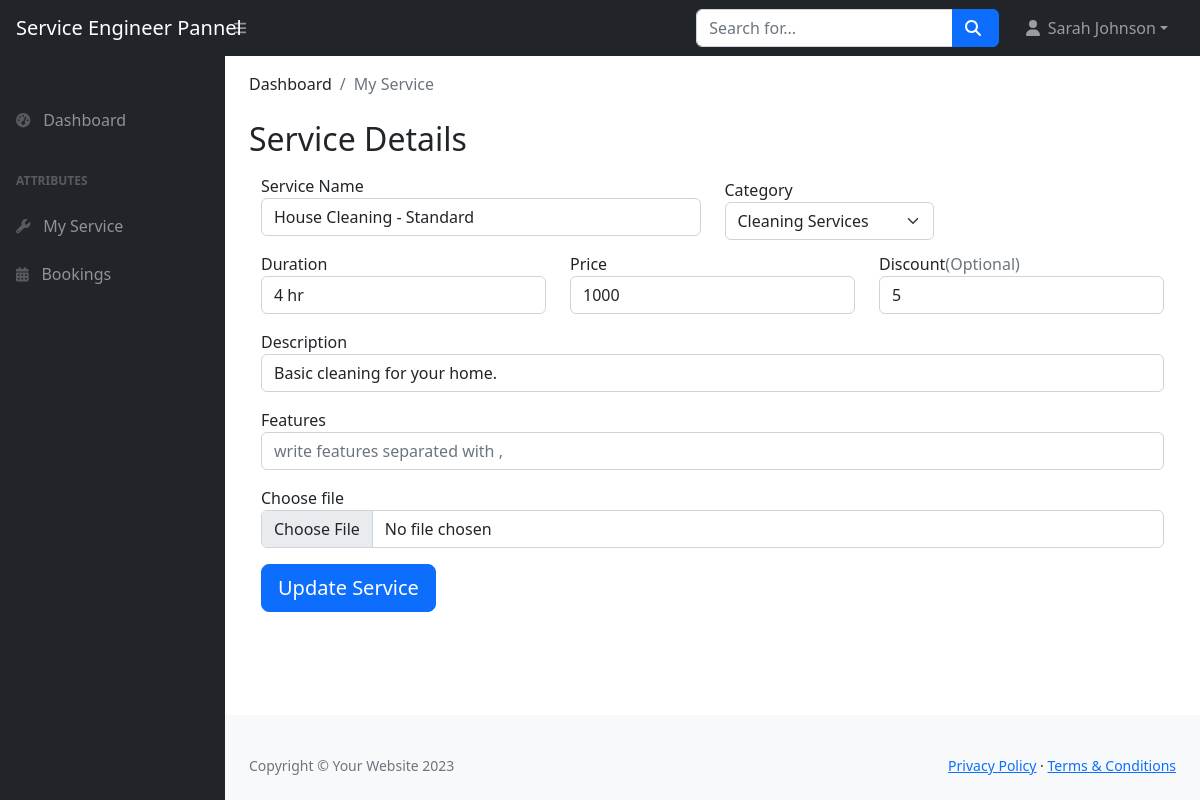
The page /service_engineer/modify.php (signed in) on the database as committed earlier.
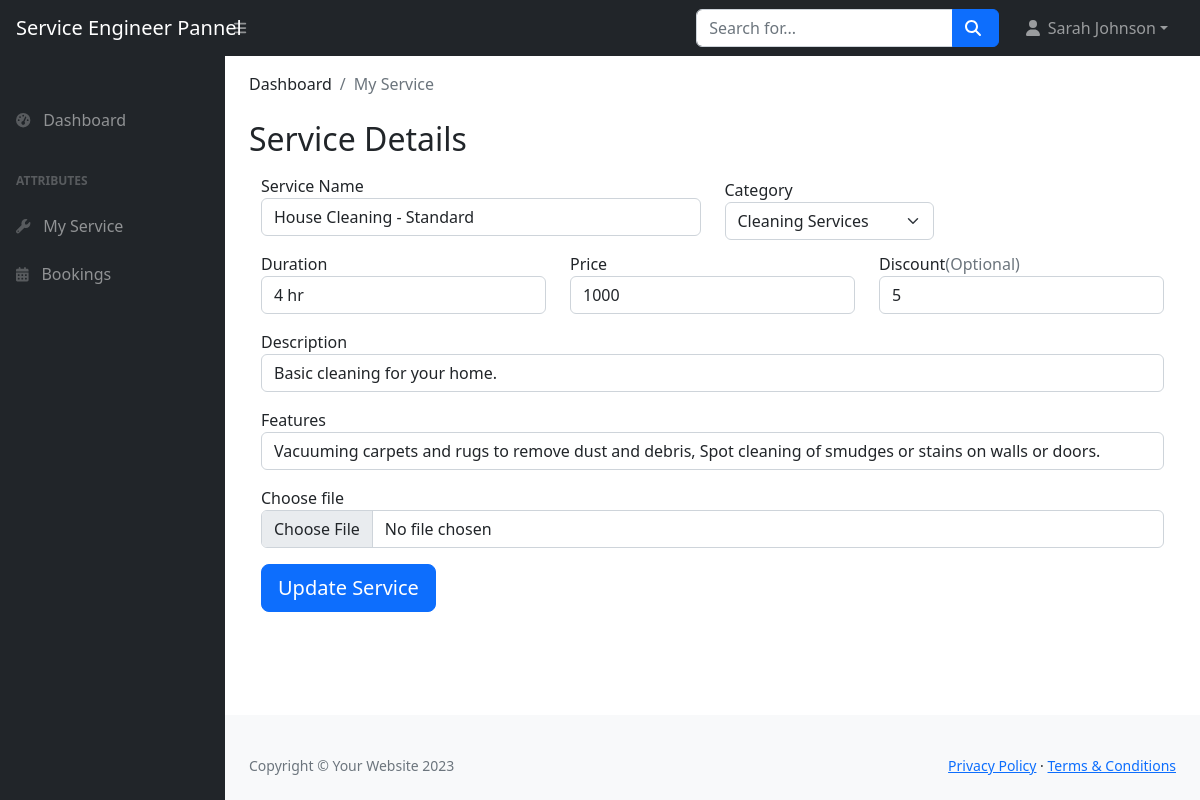
The same page on the database as committed later.
### tables this page shows
CREATE TABLE `services` (
  `sid` int(11) NOT NULL,
  `sname` varchar(255) NOT NULL,
  `srating` int(11) NOT NULL,
  `sprice` int(11) NOT NULL,
  `sduration` varchar(10) NOT NULL,
  `sdes` varchar(255) NOT NULL,
  `sfeatures` varchar(255) NOT NULL,
  `scategory` int(11) NOT NULL,
  `simage` varchar(255) NOT NULL,
  `sattraction` varchar(255) DEFAULT NULL,
  `sdiscount` int(11) DEFAULT NULL,
  `screate` timestamp NOT NULL DEFAULT current_timestamp(),
  `created_by` int(11) DEFAULT NULL,
  `updated_by` int(11) DEFAULT NULL
);

CREATE TABLE `category` (
  `cid` int(11) NOT NULL,
  `cname` varchar(255) DEFAULT NULL
);

### service_engineer/modify.php (the view, shortened to what this page needs)
<?php require("./components/header.php");
$seID = isset($_SESSION['se_info']['pid']) ? $_SESSION['se_info']['pid'] : 0;
$is_service_created = false;
$rec = ['sname' => '', 'scategory' => '', 'sduration' => '', 'sprice' => '', 'sdiscount' => '', 'sdes' => '', 'sfeatures' => ''];
if ($seID) {
    $src = "SELECT * FROM services WHERE created_by=$seID";
    $rs = mysqli_query($conn, $src);
    if (mysqli_num_rows($rs) > 0) {
        $rec = mysqli_fetch_assoc($rs);
        $is_service_created = true;
    }
}
?>
<main>
    <div class="container-fluid px-4">
        <ol class="breadcrumb mb-4">
            <li class="breadcrumb-item">Dashboard</li>
            <li class="breadcrumb-item active">My Service</li>
        </ol>
        <h2 class="mt-4">Service Details</h2>
        <div class="order-md-1 container">
            <form class="needs-validation" method="post" enctype="multipart/form-data">
                <div class="row">
                    <div class="col-md-6 mb-3">
                        <label for="firstName">Service Name </label>
                        <input type="text" class="form-control" id="firstName" placeholder="" name="sname" value="<?php echo $rec['sname'] ?>" required="">
                    </div>
                    <div class="col-auto my-1">
                        <label class="mr-sm-2" for="inlineFormCustomSelect">Category</label>
                        <select class="form-select" id="scategory" name="scategory">
                            <?php
                            if (isset($rec['scategory']) && !$rec['scategory'] == '') {
                                $cid = $rec['scategory'];
                                $sql2 = "SELECT * FROM category where cid = $cid";
                                $result2 = $conn->query($sql2);
                                $row2 = $result2->fetch_assoc();
                                echo "<option selected value='" . $row2['cid'] . "'>" . $row2['cname'] . "</option>";
                            }
                            ?>
                        </select>
                    </div>
                </div>
                <div class="row">
                    <div class="col-md-4 mb-3">
                        <label for="lastName">Duration</label>
                        <input type="text" class="form-control" id="lastName" placeholder="hrs" name="sduration" value="<?php echo $rec['sduration'] ?>" required="">
                    </div>
                    <div class="col-md-4 mb-3">
                        <label for="address">Price</label>
                        <input type="number" class="form-control" id="address" placeholder="price" required="" name="sprice" value="<?php echo $rec['sprice'] ?>">
                    </div>
                    <div class="col-md-4 mb-3">
                        <label for="address2">Discount<span class="text-muted">(Optional)</span></label>
                        <input type="number" class="form-control" id="address2" placeholder="" name="sdiscount" value="<?php echo $rec['sdiscount'] ?>">
                    </div>
                </div>
                <div class="mb-3">
                    <label for="description">Description</label>
                    <div class="input-group">
                        <input type="text" class="form-control" id="description" placeholder="Write a short description" required="" name="sdes" value="<?php echo $rec['sdes'] ?>">
                    </div>
                </div>
                <div class="mb-3">
                    <label for="features">Features</label>
                    <input type="text" class="form-control" id="features" placeholder="write features separated with ," name="sfeatures" value="<?php echo $rec['sfeatures']; ?>">
                </div>
                <div class="mb-3">
                    <div class="custom-file">
                        <label class="custom-file-label" for="customFile">Choose file</label>
                        <input type="file" class="form-control" id="simage" name="simage" accept="image/*" required>
                    </div>
                </div>
                <?php
                if ($is_service_created) { ?>
                    <button class="btn btn-primary btn-lg btn-block" name="update">Update Service</button>
                <?php
                } else { ?>
                    <button class="btn btn-primary btn-lg btn-block" name="add">Add Service</button>
                <?php }
                ?>
            </form>
        </div>
    </div>
</main>
<?php require('./components/footer.php') ?>

Rows that differ between the two databases and show on the page:
changed services "House Cleaning - Standard": sfeatures (not shown) → "Vacuuming carpets and rugs to remove dust and debris, Spot cleaning of smudges or stains on walls or doors."
